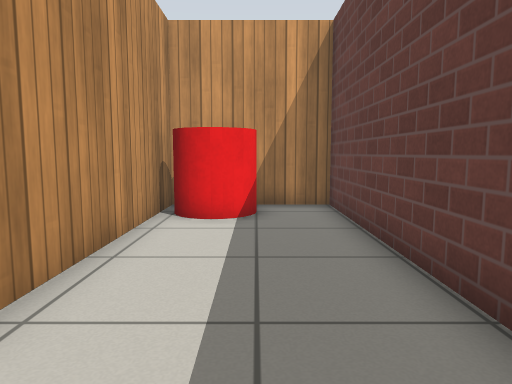
View 1 (above)

22 first-person views from a walk through a world built for the Gazebo simulator. The camera is 0.72 m above the floor, tilts 6° down and sees 70° across. The floor is counted in squares, 0.5 m on a side. Each view is taken from the middle of a square. On the plan, view 1 faces up. The plan holds only what a view shows up to about 16 squares ahead; the rest is blank. Gazebo's built-in surfaces are drawn with simple patterns.

View 2
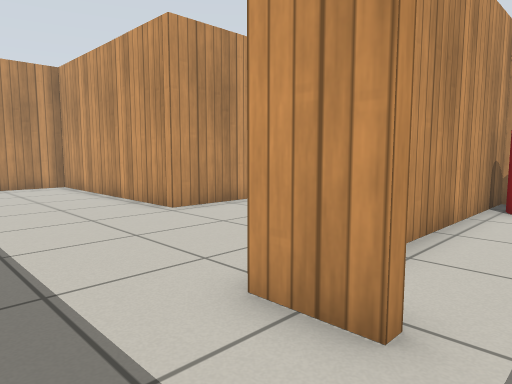

View 3
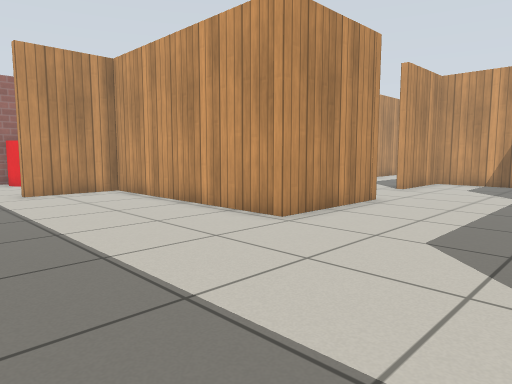

View 4
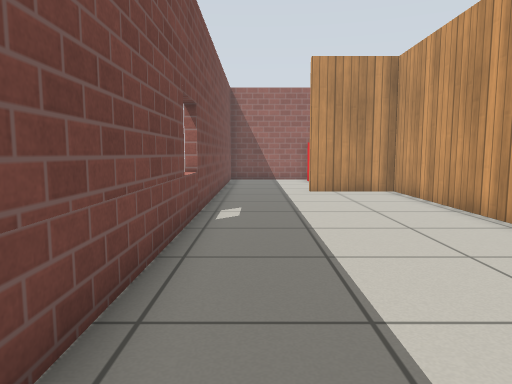

View 5
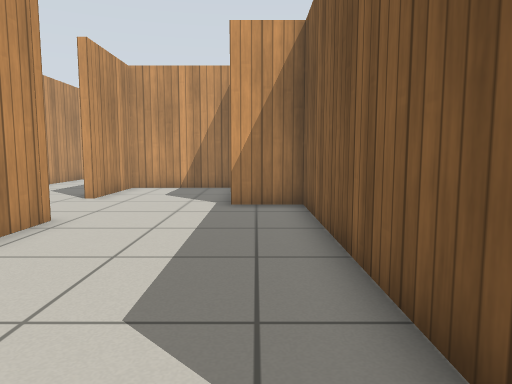

View 6
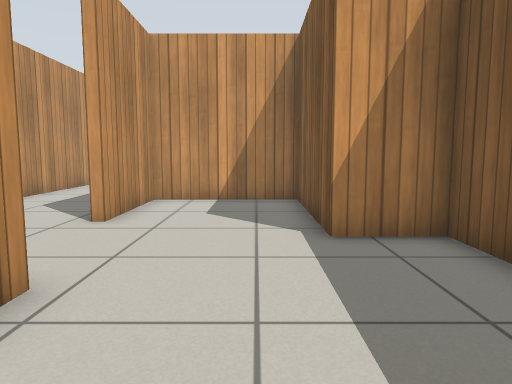

View 7
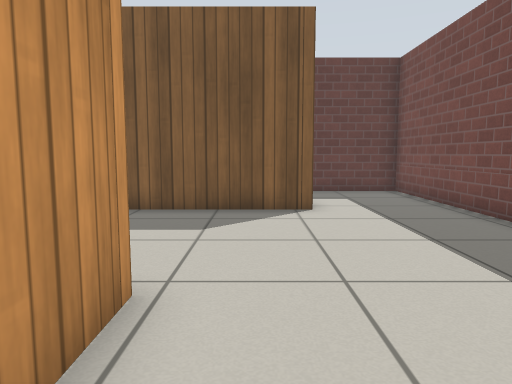

View 8
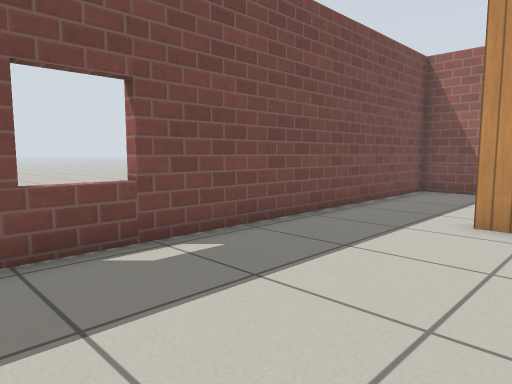

View 9
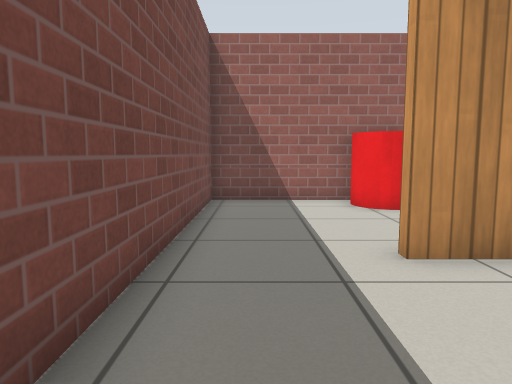

View 10
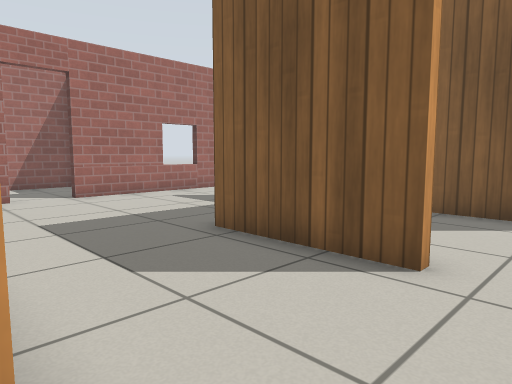

View 11
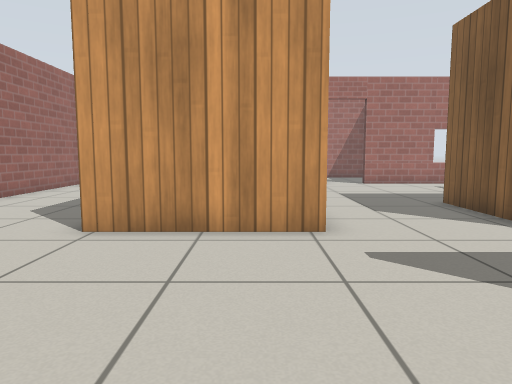

View 12
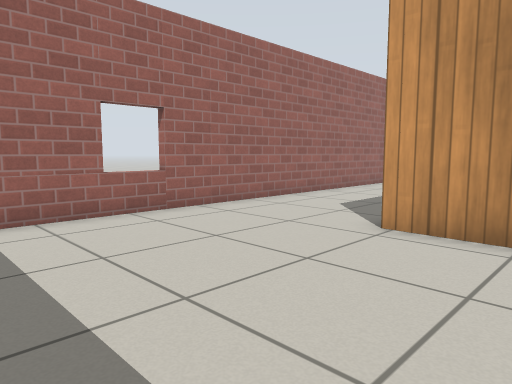

View 13
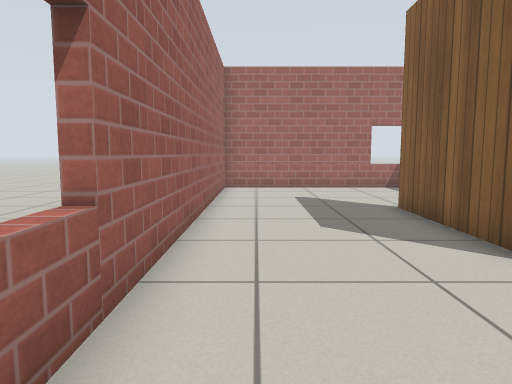

View 14
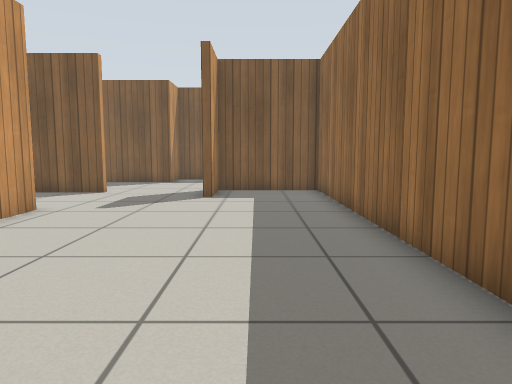

View 15
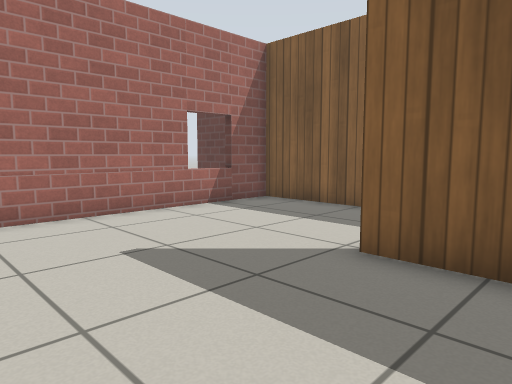

View 16
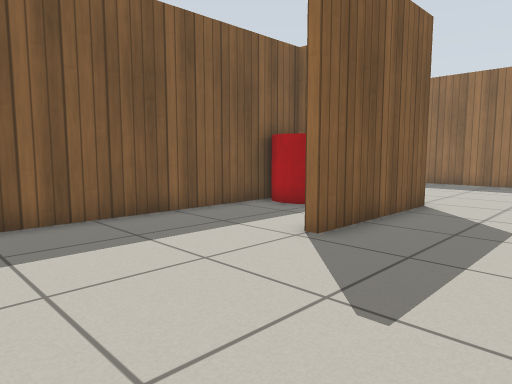

View 17
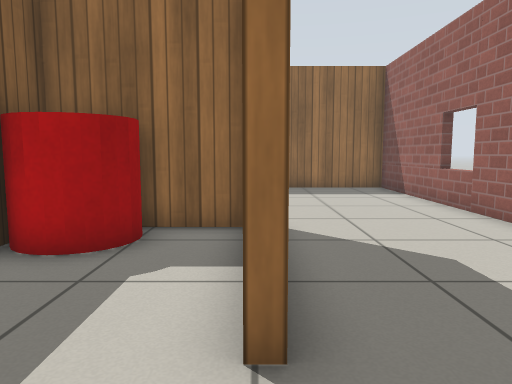

View 18
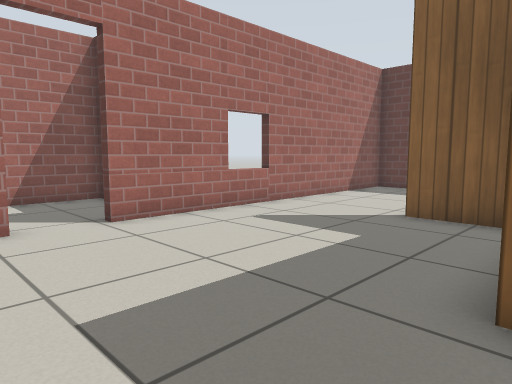

View 19
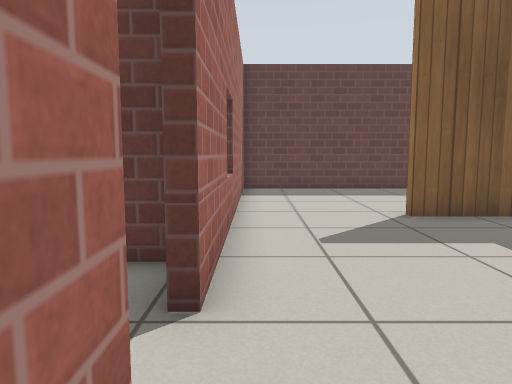

View 20
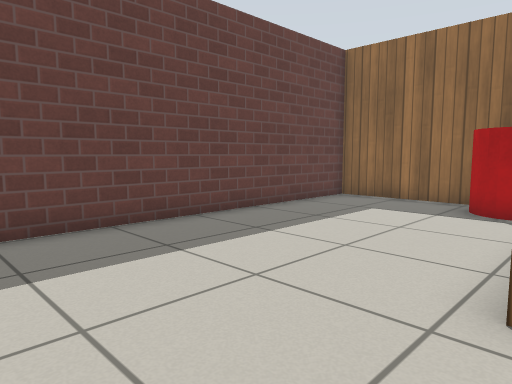

View 21
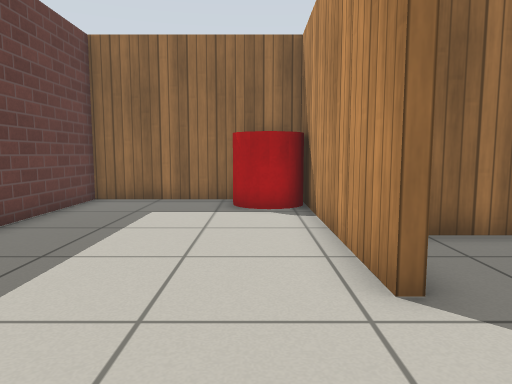

View 22
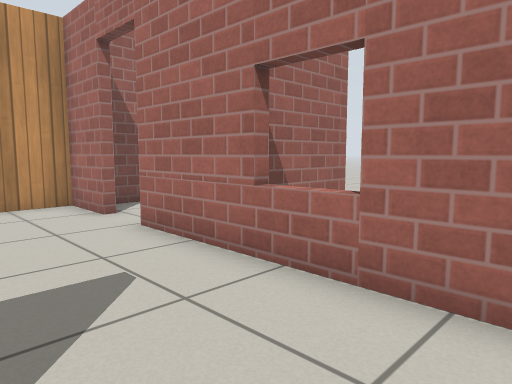

### Floor plan
Ten units are one square. View 1 is at (0, 0); x grows to the right and y downward. Boxes are objects, and circles mark ways between rooms. Rooms are numbered by the first view taken in them; rooms with no view inside come last. Other rooms are left out.
<svg viewBox="-243 -274 269 313">
<path fill="none" stroke="#000" d="M-84 -79 -84 -33 -169 -33 -169 0M-11 -5 -27 -5 -27 -102 -48 -102M21 -28 21 -102 -24 -102 -24 -32M-47 -124 -47 -154 -92 -154 -92 -116M-166 34 21 34 21 1M-178 -119 -140 -119 -140 -225 -233 -225 -233 -36 -87 -36 -87 -74 -110 -74M-136 -116 -182 -116 -182 -168M-95 -116 -95 -157M-76 -157 -60 -157M-238 -84 -233 -84M-115 -225 -137 -225 -137 -160M-47 -161 -47 -185M-54 -225 -99 -225M-44 -185 -44 -125M-45 -105 21 -105 21 -225 -54 -225M-233 -5 -233 34 -166 34M-131 -242 -131 -235M-83 -231 -83 -238M-81 -269 -109 -269"/>
<rect x="-25" y="-95" width="30" height="20" fill="#bbb"><title>red cylinder</title></rect>
<rect x="-165" y="-145" width="20" height="30" fill="#bbb"><title>red cylinder</title></rect>
<rect x="-45" y="-125" width="20" height="20" fill="#bbb"><title>red cylinder</title></rect>
<rect x="-235" y="-25" width="20" height="20" fill="#bbb"><title>red cylinder</title></rect>
<circle cx="-90" cy="-100" r="3" fill="#2a7"/>
<circle cx="-170" cy="15" r="3" fill="#2a7"/>
<circle cx="-50" cy="-205" r="3" fill="#2a7"/>
<circle cx="-105" cy="-230" r="3" fill="#2a7"/>
<text x="-60" y="-30">1</text>
<text x="-160" y="-140">2</text>
<text x="-20" y="-170">3</text>
<text x="-200" y="0">4</text>
<text x="-110" y="-250">5</text>
</svg>
Room 1 opens to room 2. Room 1 opens to room 4. Room 2 opens to room 3. Room 2 opens to room 5.

Where each view was taken, in squares from view 1:
view 1: 0 up, 0 right, facing up
view 2: 2 down, 0 right, facing up-left
view 3: 3 down, 3 left, facing up-left
view 4: 2 down, 3 left, facing left
view 5: 0 up, 4 left, facing up
view 6: 4 up, 6 left, facing up
view 7: 2 up, 12 left, facing right
view 8: 2 up, 9 left, facing down-left
view 9: 2 down, 12 left, facing left
view 10: 10 up, 14 left, facing up-right
view 11: 5 up, 15 left, facing up
view 12: 5 up, 15 left, facing up-left
view 13: 7 up, 22 left, facing up
view 14: 6 up, 23 left, facing right
view 15: 14 up, 23 left, facing up-right
view 16: 22 up, 22 left, facing down-right
view 17: 19 up, 18 left, facing down
view 18: 15 up, 13 left, facing up-right
view 19: 22 up, 13 left, facing right
view 20: 22 up, 5 left, facing down-right
view 21: 22 up, 3 left, facing down
view 22: 19 up, 3 left, facing up-left
